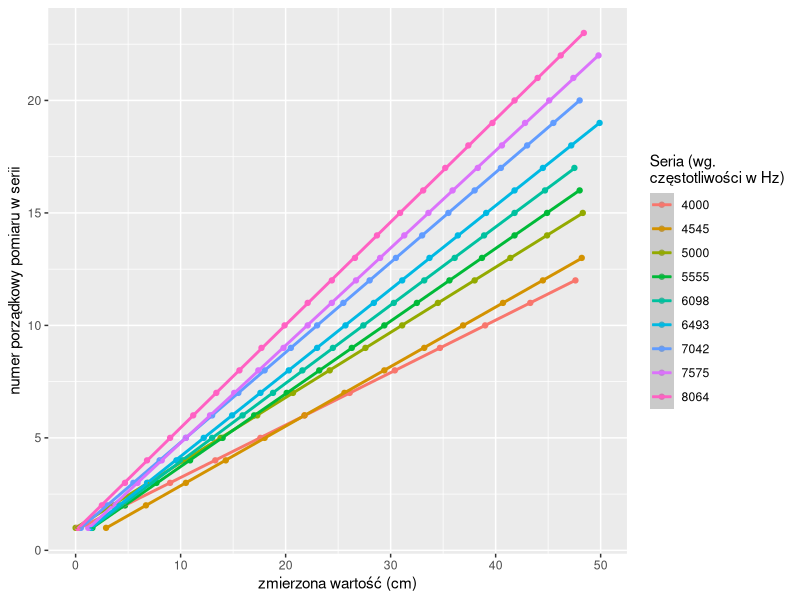

Here is the R script that generated this plot:
# x1 <- c(
#   0.4,
#   4.7,
#   9,
#   13.3,
#   17.6,
#   21.8,
#   26.1,
#   30.4,
#   34.7,
#   39,
#   43.3,
#   47.6
# )
# 
# x2 <- c(
#   2.9,
# 6.7,
# 10.5,
# 14.3,
# 18,
# 21.8,
# 25.6,
# 29.4,
# 33.2,
# 36.9,
# 40.7,
# 44.5,
# 48.2
# )
# 
# x<-x2
# 
# y <- 1:length(x)
# 
# reg<-lm(x~y)
# reg$coefficients[2]
# summary(reg)
# 
# data_frame(x = x, y= y) |>
#   ggplot(aes(x = x, y = y)) +
#   geom_point() +
#   geom_smooth(method = "lm")

library(dplyr)
library(ggplot2)
library(tidyr)

df <- read.csv2("lab3/Pomiary.csv")
df |>
  mutate(no_in_series = 1:dim(df)[1]) |>
  pivot_longer(-no_in_series, names_to = "series") |>
  mutate(series = substring(series, 2)) |>
  ggplot(aes(y = no_in_series, x = value, colour = series)) +
  geom_point() +
  geom_smooth(method = "lm") +
  geom_errorbarh(aes(xmin = value - 0.1, xmax = value + 0.1), height = 0) +
  labs(
    y = "numer porządkowy pomiaru w serii",
    x = "zmierzona wartość (cm)",
    colour = "Seria (wg.\nczęstotliwości w Hz)"
  )

# Wyliczenia ze wzorów 4-6

data_frame(series_no = 1:length(df),
           freq = as.numeric(substring(colnames(df), 2))) |>
  mutate(
    period = round(1e6/(freq)),
         freq = 1e6/period,
         range = ifelse(freq<6000,
                        50,
                        20),
         period_uncertainty = sqrt(2*(range/(5*sqrt(3)))^2),
  ) |>
  select(-freq, freq) |>
  mutate(
    freq_uncertainty = 1e6*period_uncertainty/(period^2)
  ) |>
  # mutate(podz = period/range)
  write.table("lab3/okresy_i_czest.txt",
              col.names = c("seria","Ts","z(Ts)","u(Ts)","f","u(f)"),
              quote = FALSE, dec = ",", sep = "\t", row.names = FALSE)

df |>
  mutate(no_in_series = 1:dim(df)[1], .before = 1) |>
  write.table("lab3/odczyty_x.txt",
              col.names = c("Lp","s1","s2","s3","s4","s5","s6","s7","s8","s9"),
              quote = FALSE, dec = ",", sep = "\t", row.names = FALSE,
              na = "")
  
